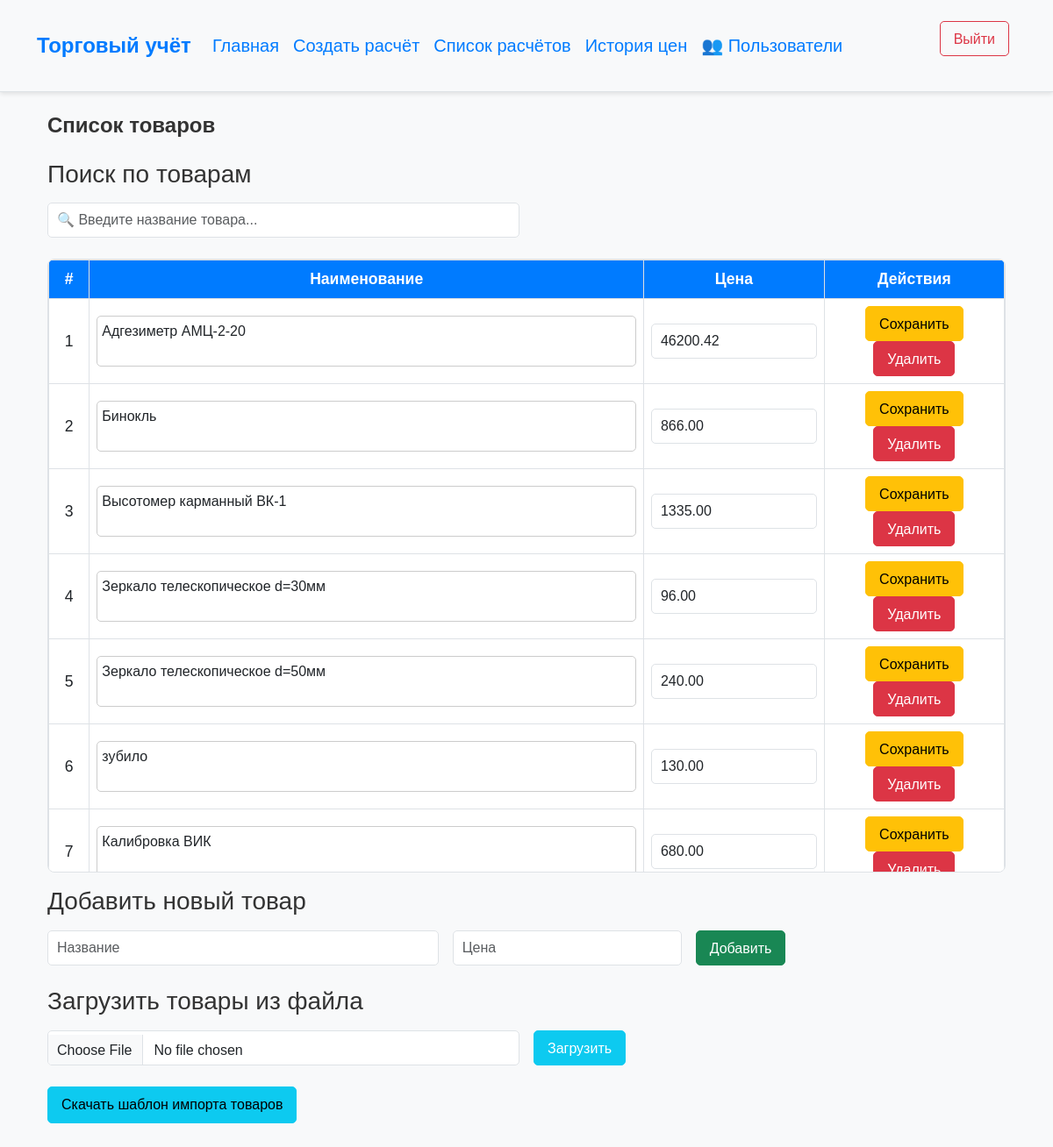
The app's page / (signed in), older data.
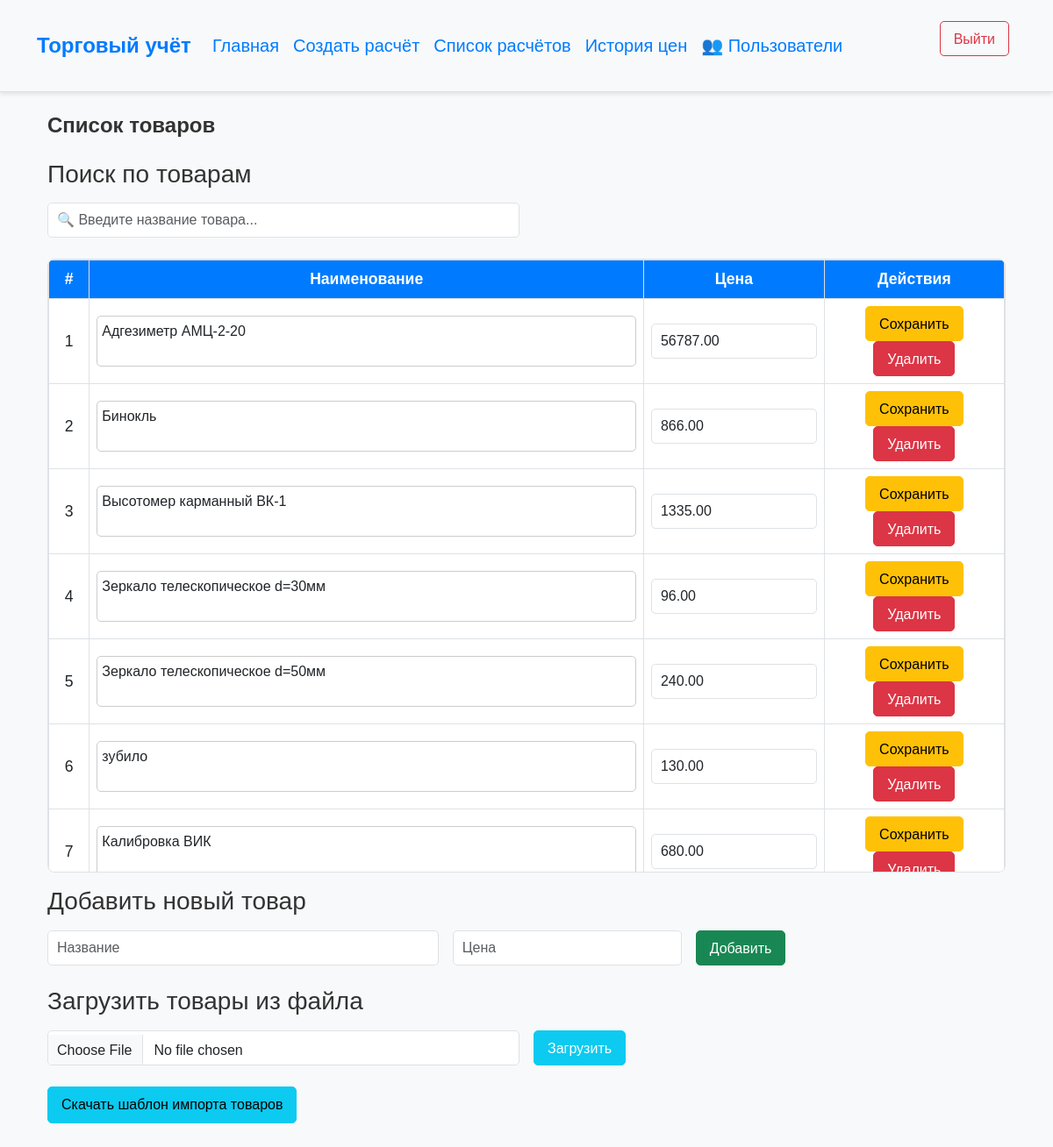
The same page, newer data.
### trades/models.py (models this page shows, shortened)
class Item(models.Model):
    name = models.CharField(max_length=255, unique=True)
    price = models.DecimalField(max_digits=10, decimal_places=2)

### trades/views.py (the view, shortened to what this page needs)
# urls.py: path('', views.item_list, name='item_list'),
@login_required(login_url='/login/')
def item_list(request):
    items = Item.objects.all()
    return render(request, "trades/item_list.html", {
        "items": items,
        "price_step": PRICE_STEP
    })

### trades/templates/trades/item_list.html (shortened to what this page needs)
{% extends 'base.html' %}
{% block content %}
    <div class="container my-4">
        <h2 class="mb-4">Список товаров</h2>
        <h3 class="mb-3">Поиск по товарам</h3>
        <form method="get" class="mb-4">
            <div class="row g-3 align-items-center">
                <div class="col-md-6">
                    <input type="text" id="search-input" class="form-control"
                           placeholder="🔍 Введите название товара...">
                </div>
            </div>
        </form>
        <div class="table-responsive">
            <form method="post">
                <table class="table table-bordered table-hover" id="item-table">
                    <thead class="table-light">
                    <tr>
                        <th>#</th>
                        <th>Наименование</th>
                        <th>Цена</th>
                        <th>Действия</th>
                    </tr>
                    </thead>
                    <tbody>
                    {% for item in items %}
                        <tr id="item-{{ item.id }}">
                            <td>{{ forloop.counter }}</td>
                            <td class="table-name-cell">
                            <textarea class="form-control auto-expand"
                                      name="name_{{ item.id }}">{{ item.name }}</textarea>
                            </td>
                            <td>
                                <input type="number" class="form-control" name="price_{{ item.id }}"
                                       value="{{ item.price|floatformat:2 }}" step="0.01" min="1">
                            </td>
                            <td>
                                <button type="submit" name="edit_item" value="{{ item.id }}"
                                        class="btn btn-warning btn-sm">
                                    Сохранить
                                </button>
                                <button type="submit" name="delete_item" value="{{ item.id }}"
                                        class="btn btn-danger btn-sm">
                                    Удалить
                                </button>
                            </td>
                        </tr>
                    {% endfor %}
                    </tbody>
                </table>
            </form>
        </div>
        <h3 class="mb-3">Добавить новый товар</h3>
        <form method="post" class="mb-4">
            <div class="row g-3 align-items-center">
                <div class="col-md-5">
                    <input type="text" name="name" class="form-control" placeholder="Название" required>
                </div>
                <div class="col-md-3">
                    <input type="number" name="price" class="form-control" placeholder="Цена" step="0.01" min="1"
                           required>
                </div>
                <div class="col-md-2">
                    <button type="submit" name="add_item" class="btn btn-success">Добавить</button>
                </div>
            </div>
        </form>
        <h3 class="mb-3">Загрузить товары из файла</h3>
        <form method="post" enctype="multipart/form-data" class="mb-4">
            <div class="row g-3 align-items-center">
                <div class="col-md-6">
                    <input type="file" name="file" accept=".xlsx, .xls" class="form-control">
                </div>
                <div class="col-md-2">
                    <button type="submit" name="upload_file" class="btn btn-info text-white">Загрузить</button>
                </div>
            </div>
        </form>
        <div>
            <a href="{% url 'download_import_template' %}" class="btn btn-info">
                Скачать шаблон импорта товаров
            </a>
        </div>
    </div>
{% endblock %}

Row changes from the older to the newer data that the page shows:
changed Item "Адгезиметр АМЦ-2-20": price "46200.42" → "56787.00"
